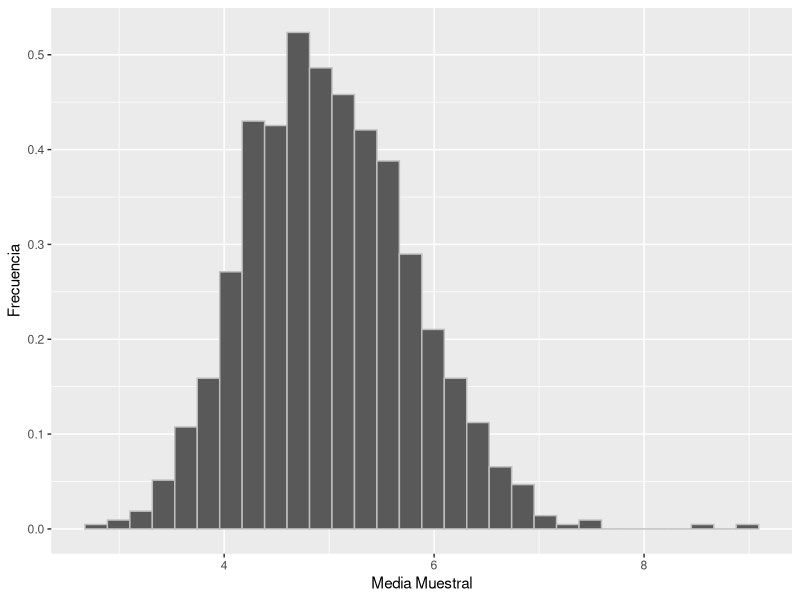
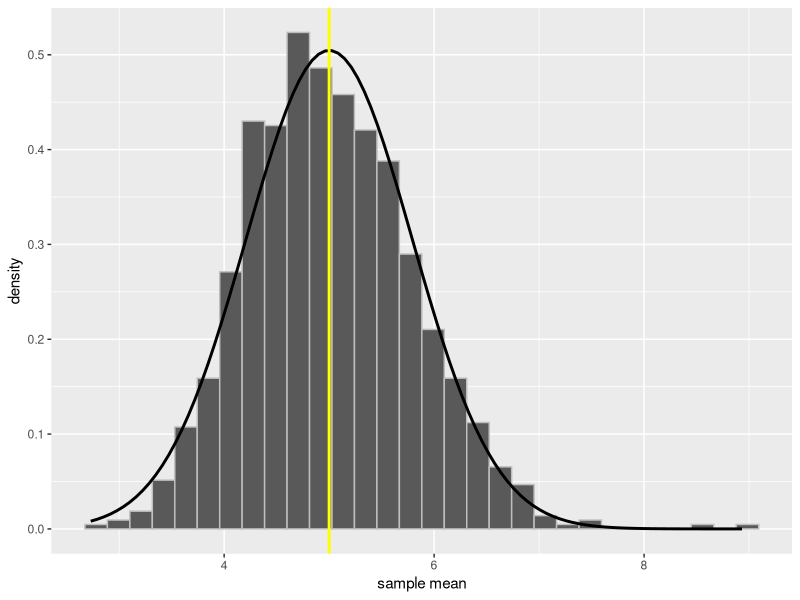

R code for these plots, in order:
## ---- chunk 1
knitr::opts_chunk$set(echo = TRUE,message=F,warning = F)
## ---- chunk 2
library(ggplot2)
set.seed(650)
mns<-NULL
for (i in 1 : 1000) mns = c(mns, mean(rexp(40,0.2)))
ggplot(data.frame(M=mns), aes(x=M)) + geom_histogram(aes(y=..density..),color="grey")+xlab("Media Muestral")+ylab("Frecuencia")
## ---- chunk 3
set.seed(650)
mns<-NULL
for (i in 1 : 1000) mns = c(mns, mean(rexp(40,0.2)))
ggplot(data.frame(M=mns), aes(x=M)) + geom_histogram(aes(y=..density..),color="grey")+xlab("sample mean")+stat_function(fun=dnorm,args = list(mean=5,sd= sqrt(0.625)),size=1)+geom_vline(xintercept = 5,size=1,color="yellow")
